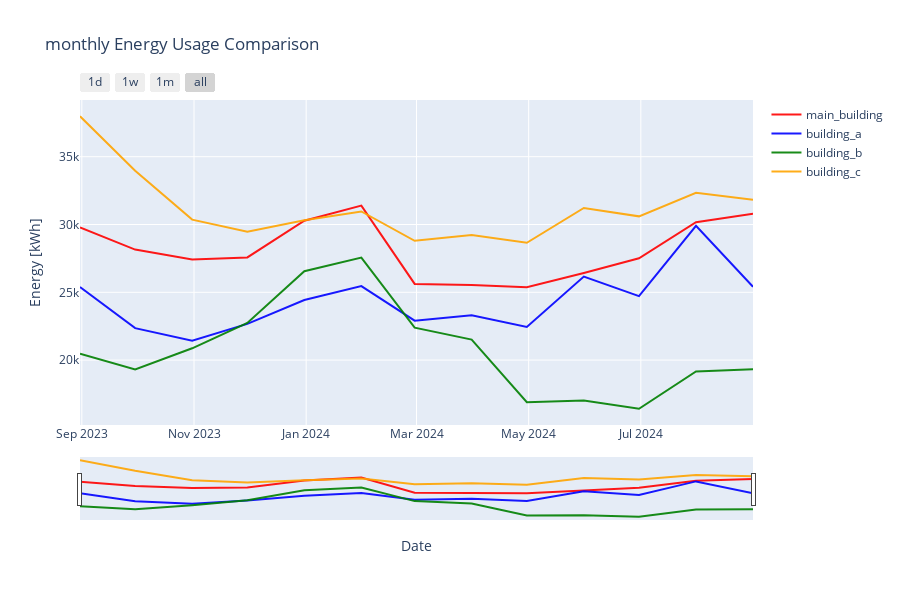

Here is the notebook cell this chart was saved with:
### Code cell
merged_df, cols =pipe.select_and_merge_datasets(["net_consumption"], periode="m")
merged_df = merged_df.iloc[1:-1]
    
plot_energy_usage(merged_df, cols,
                    titel="monthly Energy Usage Comparison",
                    yaxis_title="Energy [kWh]",
                    tozeroy=False,
                    dark_mode=True,
                    )

### Figure 1 — Plotly figure (JSON) as saved in the notebook; plotly's stock layout.template omitted (floating-point values rounded to 4 significant figures)
{"data": [{"line": {"color": "rgba(255, 0, 0, 0.9)"}, "mode": "lines", "name": "main_building", "type": "scatter", "x": ["2023-08-31T00:00:00", "2023-09-30T00:00:00", "2023-10-31T00:00:00", "2023-11-30T00:00:00", "2023-12-31T00:00:00", "2024-01-31T00:00:00", "2024-02-29T00:00:00", "2024-03-31T00:00:00", "2024-04-30T00:00:00", "2024-05-31T00:00:00", "2024-06-30T00:00:00", "2024-07-31T00:00:00", "2024-08-31T00:00:00"], "y": [29780.0, 28150.0, 27410.0, 27570.0, 30280.0, 31390.0, 25620.0, 25540.0, 25370.0, 26420.0, 27510.0, 30170.0, 30790.0]}, {"line": {"color": "rgba(0, 0, 255, 0.9)"}, "mode": "lines", "name": "building_a", "type": "scatter", "x": ["2023-08-31T00:00:00", "2023-09-30T00:00:00", "2023-10-31T00:00:00", "2023-11-30T00:00:00", "2023-12-31T00:00:00", "2024-01-31T00:00:00", "2024-02-29T00:00:00", "2024-03-31T00:00:00", "2024-04-30T00:00:00", "2024-05-31T00:00:00", "2024-06-30T00:00:00", "2024-07-31T00:00:00", "2024-08-31T00:00:00"], "y": [25380.0, 22360.0, 21420.0, 22667, 24430.0, 25450.0, 22910.0, 23310.0, 22440.0, 26163, 24710.0, 29900, 25400.0]}, {"line": {"color": "rgba(0, 128, 0, 0.9)"}, "mode": "lines", "name": "building_b", "type": "scatter", "x": ["2023-08-31T00:00:00", "2023-09-30T00:00:00", "2023-10-31T00:00:00", "2023-11-30T00:00:00", "2023-12-31T00:00:00", "2024-01-31T00:00:00", "2024-02-29T00:00:00", "2024-03-31T00:00:00", "2024-04-30T00:00:00", "2024-05-31T00:00:00", "2024-06-30T00:00:00", "2024-07-31T00:00:00", "2024-08-31T00:00:00"], "y": [20470.0, 19310.0, 20870.0, 22740.0, 26560.0, 27560.0, 22390.0, 21510.0, 16890.0, 17020.0, 16410.0, 19170.0, 19330.0]}, {"line": {"color": "rgba(255, 165, 0, 0.9)"}, "mode": "lines", "name": "building_c", "type": "scatter", "x": ["2023-08-31T00:00:00", "2023-09-30T00:00:00", "2023-10-31T00:00:00", "2023-11-30T00:00:00", "2023-12-31T00:00:00", "2024-01-31T00:00:00", "2024-02-29T00:00:00", "2024-03-31T00:00:00", "2024-04-30T00:00:00", "2024-05-31T00:00:00", "2024-06-30T00:00:00", "2024-07-31T00:00:00", "2024-08-31T00:00:00"], "y": [37980.0, 33960.0, 30360.0, 29460.0, 30310.0, 30960.0, 28800.0, 29230.0, 28650.0, 31220.0, 30600.0, 32335, 31830.0]}], "layout": {"height": 600, "hovermode": "x unified", "showlegend": true, "title": {"text": "monthly Energy Usage Comparison"}, "xaxis": {"rangeselector": {"buttons": [{"count": 1, "label": "1d", "step": "day", "stepmode": "backward"}, {"count": 7, "label": "1w", "step": "day", "stepmode": "backward"}, {"count": 1, "label": "1m", "step": "month", "stepmode": "backward"}, {"step": "all"}]}, "rangeslider": {"visible": true}, "title": {"text": "Date"}, "type": "date"}, "yaxis": {"title": {"text": "Energy [kWh]"}}}}
